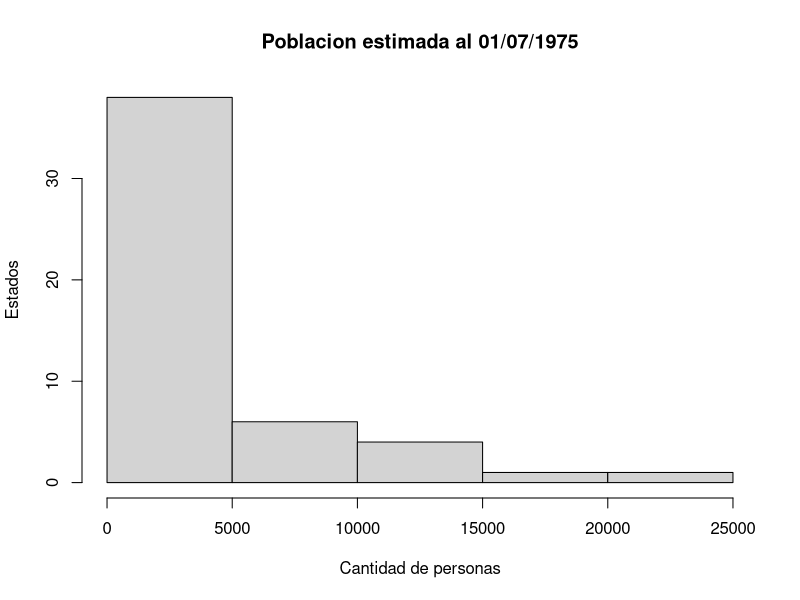
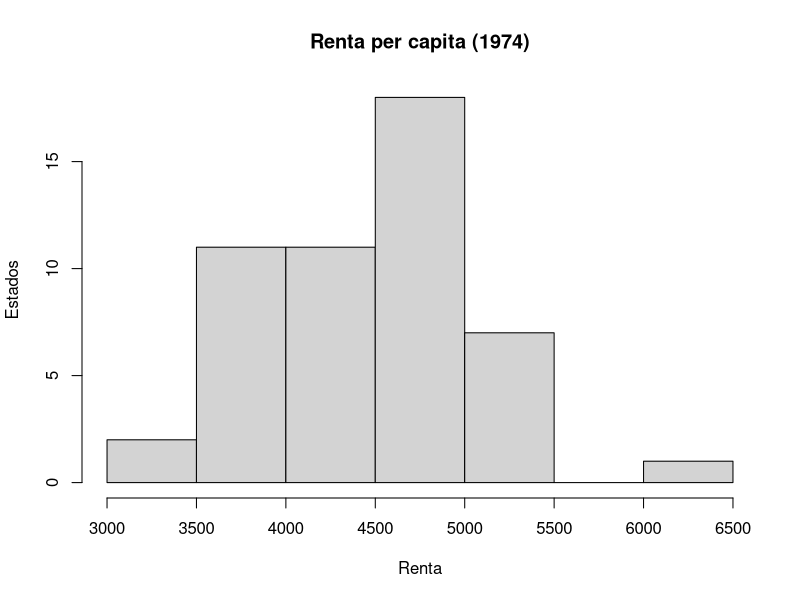
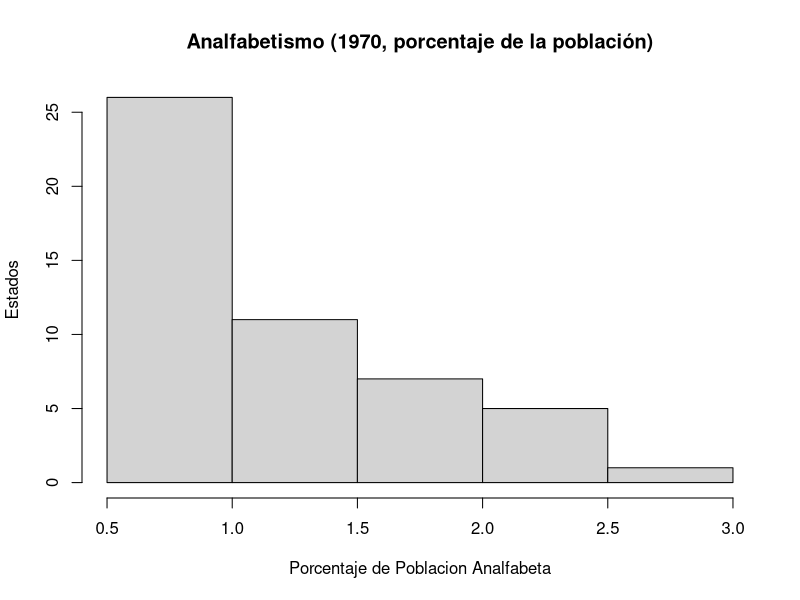
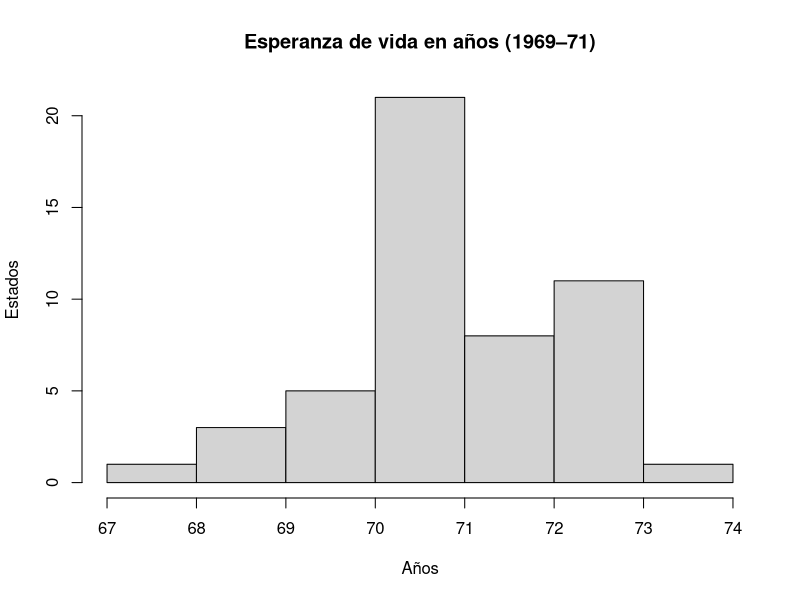
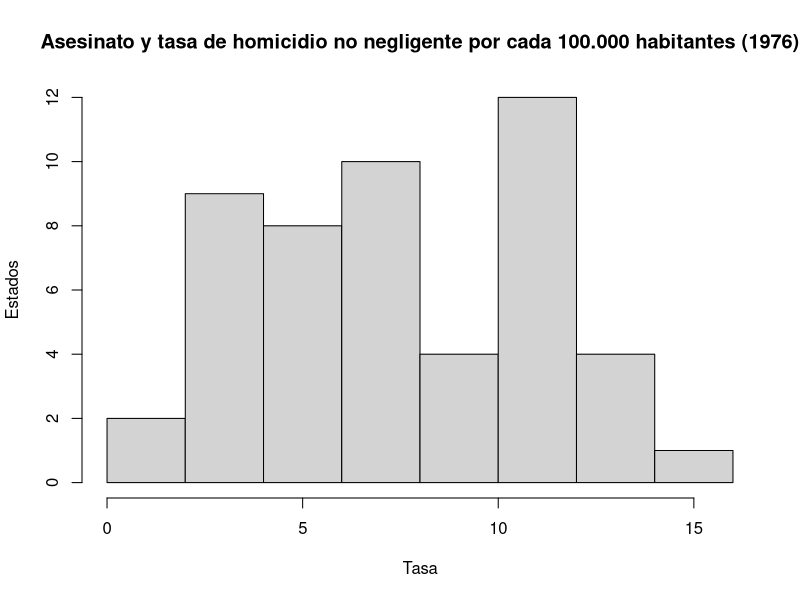
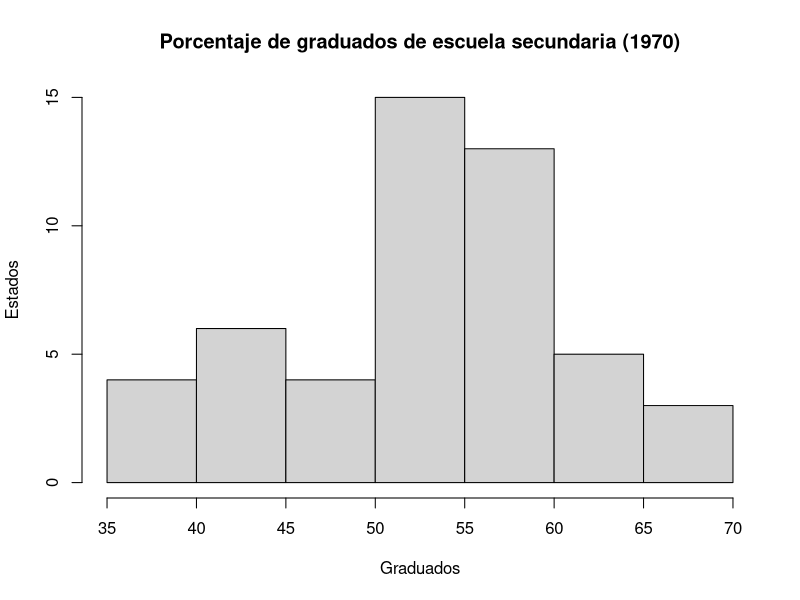
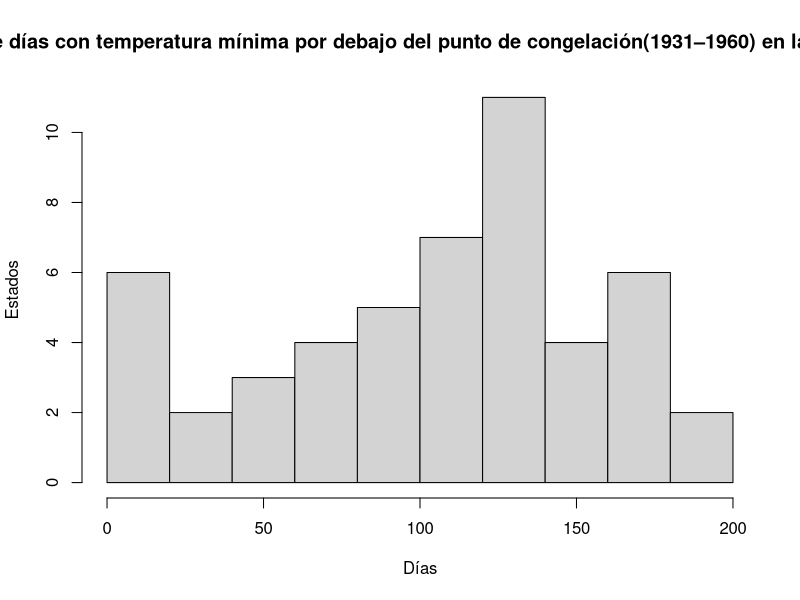
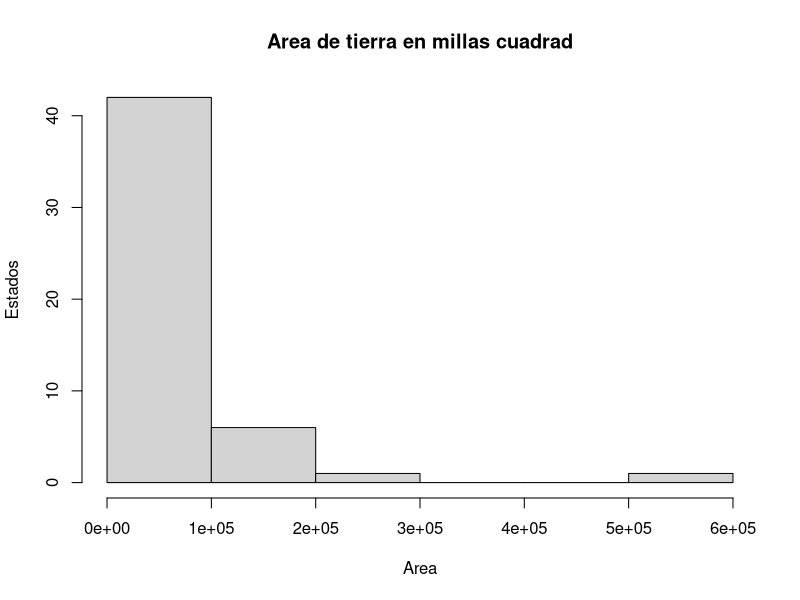

These figures' R source, in order:
# Laboratorio 4 - CO3321
# Sección 1
# Andrea Reyes 15-11201
# Javier Medina 12-10400

#####################################################################################

# 1.1 (20 puntos) Realice un análisis descriptivo de los datos (histograma, gráfico de cajas, número de la
# muestra, mínimo, cuartiles, media y desviación).

# Se cargan los datos
data(state)
edo.77<- as.data.frame(state.x77)
names(edo.77)[4] <- "Life.Exp"
names(edo.77)[6] <- "HS.Grad"

# Mostramos los datos
edo.77
View(edo.77)

#• Population: estimación de población al 1 de julio de 1975.
#• Income: renta per capita (1974).
#• Illiteracy: analfabetismo (1970, porcentaje de la población).
#• Life.Exp: esperanza de vida en años (1969–71)
#• Murder: asesinato y tasa de homicidio no negligente por cada 100.000 habitantes (1976)
#• HS Grad: porcentaje de graduados de escuela secundaria (1970).
#• Frost: número promedio de días con temperatura mínima por debajo del punto de congelación
#(1931–1960) en la capital o ciudad grande.
#• Area: área de tierra en millas cuadrad

# Realizamos los histogramas de las variables
hist(edo.77$Population, main = "Poblacion estimada al 01/07/1975", ylab = "Estados", xlab = "Cantidad de personas")
hist(edo.77$Income, main = "Renta per capita (1974)", ylab = "Estados", xlab = "Renta")
hist(edo.77$Illiteracy, main = "Analfabetismo (1970, porcentaje de la población)", ylab = "Estados", xlab = "Porcentaje de Poblacion Analfabeta")
hist(edo.77$Life.Exp, main = "Esperanza de vida en años (1969–71)", ylab = "Estados", xlab = "Años")
hist(edo.77$Murder, main = "Asesinato y tasa de homicidio no negligente por cada 100.000 habitantes (1976)", ylab = "Estados", xlab = "Tasa")
hist(edo.77$HS.Grad, main = "Porcentaje de graduados de escuela secundaria (1970)", ylab = "Estados", xlab = "Graduados")
hist(edo.77$Frost, main = "Número promedio de días con temperatura mínima por debajo del punto de congelación(1931–1960) en la capital o ciudad grande", ylab = "Estados", xlab = "Días")
hist(edo.77$Area, main = "Area de tierra en millas cuadrad", ylab = "Estados", xlab = "Area")

# Hacemos el Summary para extraer los datos descriptivos
summary(edo.77)

# Realizamos los boxsplot

boxplot(edo.77$Population, ylab="Poblacion")
boxplot(edo.77$Income, ylab="Renta")
boxplot(edo.77$Illiteracy, ylab="Porcentaje Poblacion Analfabeta")
boxplot(edo.77$Life.Exp, ylab="Espezanda de Vida")
boxplot(edo.77$Murder, ylab="Asesinato y Tasa de Homicidios")
boxplot(edo.77$HS.Grad, ylab="Pocentaje de Graduados")
boxplot(edo.77$Frost, ylab="Dias con temperatura minima")
boxplot(edo.77$Area, ylab="Area")

# Desviacion estandar

sd(edo.77$Population)
sd(edo.77$Income)
sd(edo.77$Illiteracy)
sd(edo.77$Life.Exp)
sd(edo.77$Murder)
sd(edo.77$HS.Grad)
sd(edo.77$Frost)
sd(edo.77$Area)

#####################################################################################

# 1.2 (10 puntos) Realice un gráfico de dispersión y una matriz de correlación de las
# variables independientes respecto a Life Exp. Interprete los resultados.

# Gráfico de dispersión
pairs(edo.77)

# Matriz de correlación
cor(edo.77)

#####################################################################################

# 1.3 (30 puntos) ¿Cuál es el modelo que explica mejor la variabilidad de Life Exp? 
# Incluya todas las pruebas necesarias para llegar a este modelo. Utilice un nivel
# de significancia de 0.001.

attach(edo.77)
# Definimos el modelo lineal
mod1 = lm(Life.Exp ~ Population + Income + Illiteracy + Murder + HS.Grad + Frost + Area, data = edo.77)
summary(mod1)
# Graficamos el modelo para analizarlo
plot(mod1)

# Eliminamos las variables que no son significativas hasta obtener el mejor modelo
mod2 = lm(Life.Exp ~ Population + Murder + HS.Grad + Frost, data = edo.77)
summary(mod2)
plot(mod2)

mod3 = lm(Life.Exp ~ Murder + HS.Grad + Frost, data = edo.77)
summary(mod3)
plot(mod3)

mod4 = lm(Life.Exp ~ Murder, data = edo.77)
summary(mod4)
plot(mod4)

#####################################################################################

# 1.4 (20 puntos) Realice un análisis de residuos al modelo ganador.
# VER RESPUESTA EN EL INFORME

#####################################################################################



#1.5 (20 puntos) Un químico quiere probar el efecto de 4 agentes químicos sobre la resistencia de un tipo
#particular de tela. Debido a que podría haber variabilidad de un rollo de tela a otro, el químico decide usar
#un diseño de bloques aleatorizados, con los rollos de tela considerados como bloques. Selecciona 5 rollos y
#aplica los 4 agentes químicos de manera aleatoria a cada rollo. A continuación se presentan las resistencias a
#la tención resultantes. Analizar los datos de este experimento (utilizar α = 0.05) y sacar las conclusiones
#apropiadas.


# Construimos los vectores
Rollo_1= c(73,73,75,73)
Rollo_2= c(68,67,68,71)
Rollo_3= c(74,74,78,75)
Rollo_4= c(71,72,73,75)
Rollo_5= c(67,70,68,69)

dat = c(Rollo_1,Rollo_2,Rollo_3,Rollo_4,Rollo_5)
fac = c(replicate(4,"Rollo_1"),replicate(4,"Rollo_2"),replicate(4,"Rollo_3")
        ,replicate(4,"Rollo_4"),replicate(4,"Rollo_5"))
fact = factor(fac)

tapply(dat,fact,mean)

boxplot(dat~fact)

mod.lm = lm(dat~fact)
anova(mod.lm)

# PARTE2

Agente_Quimico_1= c(73,68,74,71,67)
Agente_Quimico_2= c(73,67,74,72,70)
Agente_Quimico_3= c(75,68,78,73,68)
Agente_Quimico_4= c(73,71,75,75,69)

dat = c(Agente_Quimico_1,Agente_Quimico_2,Agente_Quimico_3,Agente_Quimico_4)
fac = c(replicate(5,"Agente_Quimico_1"),replicate(5,"Agente_Quimico_2"),replicate(5,"Agente_Quimico_3")
        ,replicate(5,"Agente_Quimico_4"))
fact = factor(fac)

tapply(dat,fact,mean)

boxplot(dat~fact)

mod.lm = lm(dat~fact)
anova(mod.lm)


